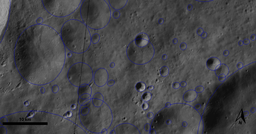
#> input picture png_test.png, 256 x 134 px, shrunk from 964 x 503 before the run, found by its file name
$ jupyter execute --allow-errors CraterDetection.ipynb
#> lines starting #> are read from the running program, lines starting #| are printed output that depends on the picture; after the words box and inside, x2 and y2 are one past the last pixel; in counts of white or black regions, pixels touching at a corner belong together; pictures that were not available may be replaced by others from this repository, and a replacement may not be noted
[cell 1]
import torch
import torch.nn as nn
import torch.optim as optim
import h5py
import numpy as np
import torchvision
from torchvision import models
from PIL import Image
import matplotlib.pyplot as plt

#> (a cell that did not finish here is left out)

[cell 3]
#moonPic = Image.open('C:/User/Dylan Melby/Desktop/LunarLROLrocKaguya_118mperpix (1).png', 'r')
moonPic1 = Image.open("C:/Users/Dylan Melby/Desktop/png_test.png")
#> moonPic1 is the input picture: PIL image 256x134 RGB; mean R, G, B 68.7, 68.7, 71.5
#plt.imshow(moonPic1)
#plt.show()

[cell 4]
plt.imshow(moonPic1)
plt.show()

[cell 5]
moonPic1.resize((256, 256))
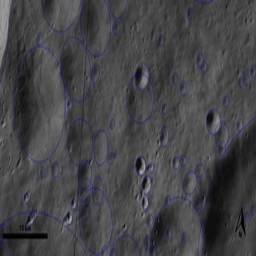
#> Out: PIL image 256x256 RGB; mean R, G, B 68.7, 68.7, 71.5

[cell 6]
import torchvision.transforms as T

#> (the rest of this cell did not finish here and is left out)

#> (a cell that did not finish here is left out)

#> (a cell that did not finish here is left out)

#> (a cell that did not finish here is left out)

#> (a cell that did not finish here is left out)

[cell 11]
# Define the helper function
def decode_segmap(image, nc=21):
  label_colors = np.array([(0, 0, 0),  # 0=background
               # 1=aeroplane, 2=bicycle, 3=bird, 4=boat, 5=bottle
               (128, 0, 0), (0, 128, 0), (128, 128, 0), (0, 0, 128), (128, 0, 128),
               # 6=bus, 7=car, 8=cat, 9=chair, 10=cow
               (0, 128, 128), (128, 128, 128), (64, 0, 0), (192, 0, 0), (64, 128, 0),
               # 11=dining table, 12=dog, 13=horse, 14=motorbike, 15=person
               (192, 128, 0), (64, 0, 128), (192, 0, 128), (64, 128, 128), (192, 128, 128),
               # 16=potted plant, 17=sheep, 18=sofa, 19=train, 20=tv/monitor
               (0, 64, 0), (128, 64, 0), (0, 192, 0), (128, 192, 0), (0, 64, 128)])
  r = np.zeros_like(image).astype(np.uint8)
  g = np.zeros_like(image).astype(np.uint8)
  b = np.zeros_like(image).astype(np.uint8)
  for l in range(0, nc):
    idx = image == l
    r[idx] = label_colors[l, 0]
    g[idx] = label_colors[l, 1]
    b[idx] = label_colors[l, 2]
  rgb = np.stack([r, g, b], axis=2)
  return rgb

#> (a cell that did not finish here is left out)

[cell 13]
def segment(net, path):
  img = Image.open(path)
  plt.imshow(img); plt.axis('off'); plt.show()
  # Comment the Resize and CenterCrop for better inference results
  trf = T.Compose([T.Resize(256),
                   T.CenterCrop(224),
                   T.ToTensor(),
                   T.Normalize(mean = [0.485, 0.456, 0.406],
                               std = [0.229, 0.224, 0.225])])
  inp = trf(img).unsqueeze(0)
  out = net(inp)['out']
  om = torch.argmax(out.squeeze(), dim=0).detach().cpu().numpy()
  rgb = decode_segmap(om)
  plt.imshow(rgb); plt.axis('off'); plt.show()

[cell 14]
Image.MAX_IMAGE_PIXELS = 2831155201
#> (the rest of this cell did not finish here and is left out)

[cell 15]
Image.MAX_IMAGE_PIXELS = 2831155201
#> (the rest of this cell did not finish here and is left out)

#> (a cell that did not finish here is left out)

#> (a cell that did not finish here is left out)

#> (a cell that did not finish here is left out)

[cell 19]
# Outputs rough circles on image

import cv2
import numpy as np

# Load image
img = cv2.imread("C:/Users/Dylan Melby/Desktop/TestData/TestData1.tif", 0)
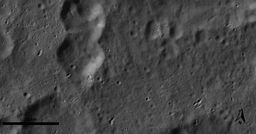
#> input picture test_img.tif, 256 x 134 px, shrunk from 964 x 503 before the run, given in place of TestData1.tif, which was not available
#> img is the input picture: shape (134, 256); min 0, max 173, mean 69.6

# Apply Gaussian blur to reduce noise
img = cv2.GaussianBlur(img, (5, 5), 0)

# Detect circles using HoughCircles function
circles = cv2.HoughCircles(img, cv2.HOUGH_GRADIENT, dp=1, minDist=20,
                           param1=50, param2=30, minRadius=0, maxRadius=0)
#> circles = 36 rows, first 8: [152.5, 76.5, 52.7], [200.5, 74.5, 46.3], [116.5, 133.5, 109.2], [128.5, 83.5, 50.3], [54.5, 60.5, 44.1], [37.5, 74.5, 47.7], [181.5, 81.5, 43.6], [131.5, 40.5, 31.4]

# Draw detected circles
if circles is not None:
    circles = np.round(circles[0, :]).astype("int")
#> circles = 36 rows, first 8: [152, 76, 53], [200, 74, 46], [116, 134, 109], [128, 84, 50], [54, 60, 44], [38, 74, 48], [182, 82, 44], [132, 40, 31]
    for (x, y, r) in circles:
        cv2.circle(img, (x, y), r, (0, 255, 0), 2)
        cv2.imshow("Detected Circles", img)
        cv2.waitKey(0)
#> this loop made 36 passes
#> (x, y, r) on passes 1 to 12: (152, 76, 53), (200, 74, 46), (116, 134, 109), (128, 84, 50), (54, 60, 44), (38, 74, 48), (182, 82, 44), (132, 40, 31), (114, 54, 37), (146, 104, 50), (40, 44, 37), (220, 48, 34)
#> pass 1, `cv2.imshow("Detected Circles", img)`:
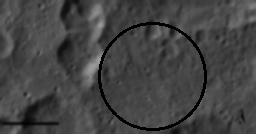
#> window 'Detected Circles': shape (134, 256); min 0, max 156, mean 67.6
#> after the loop:
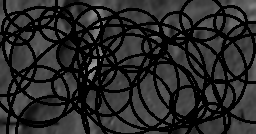
#> img: shape (134, 256); min 0, max 155, mean 40.4
else:
    print("No circles detected.")

[cell 20]
import cv2
import numpy as np

# Load image
img = cv2.imread("C:/Users/Dylan Melby/Desktop/TestData/TestData1.tif", 0)

# Apply Gaussian blur to reduce noise
img = cv2.GaussianBlur(img, (5, 5), 0)

# Apply adaptive thresholding to convert the image to binary
thresh = cv2.adaptiveThreshold(img, 255, cv2.ADAPTIVE_THRESH_GAUSSIAN_C, cv2.THRESH_BINARY, 11, 2)
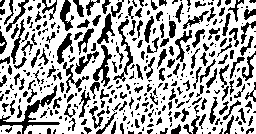
#> thresh: shape (134, 256); 67.3% white; 376 black regions (217 under 20 px), largest, box (x1, y1, x2, y2) and area: (0, 85, 60, 134) 538, (93, 45, 112, 87) 277, (113, 19, 133, 82) 266

# Apply morphological closing to fill in any gaps in the binary image
kernel = np.ones((3,3), np.uint8)
thresh = cv2.morphologyEx(thresh, cv2.MORPH_CLOSE, kernel)
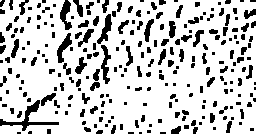
#> thresh: shape (134, 256); 79.7% white; 252 black regions (133 under 20 px)

# Find contours in the binary image
contours, _ = cv2.findContours(thresh, cv2.RETR_TREE, cv2.CHAIN_APPROX_SIMPLE)
#> contours = 223 contours, 79 with area under 20; largest, box (x1, y1, x2, y2) and area: (0, 0, 256, 134) 32270, (100, 44, 112, 85) 238, (96, 13, 113, 45) 224, (56, 32, 73, 64) 221, (143, 18, 155, 43) 136

#print(contours)

# Find circular contours
circles = []
for cnt in contours:
    # [4 lines of commented-out code are left out]
    (x, y), radius = cv2.minEnclosingCircle(cnt)
    circles.append((int(x), int(y), int(radius)))
#> this loop made 223 passes
#> (x, y, radius) on passes 1 to 3: (127.5, 67.5, 143.3), (148.5, 131, 2.69), (251.5, 129, 2.69)
#> after the loop, circles = 223 items, first 6: (127, 67, 143), (148, 131, 2), (251, 129, 2), (214, 128, 2), (87, 129, 4), (186, 126, 3)

# Draw detected circles
if len(circles) > 1:
    for (x, y, r) in circles:
        cv2.circle(img, (x, y), r, (0, 255, 0), 2)
        cv2.imshow("Detected Craters", img)
        cv2.waitKey(0)
#> this loop made 223 passes
#> pass 1, `cv2.imshow("Detected Craters", img)`:
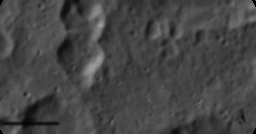
#> window 'Detected Craters': shape (134, 256); min 0, max 156, mean 69.5
#> after the loop:
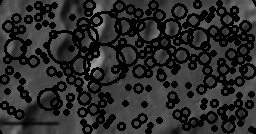
#> img: shape (134, 256); min 0, max 156, mean 42.3
else:
    print("No circular craters detected.")

[cell 21]
testImg = "C:/Users/Dylan Melby/Desktop/TestData/TestData1.tif"

[cell 22]
import numpy as np
import cv2

def canny_edge_detector(input_pixels, h_min, h_max, aperture):
    # Blur it to remove noise
    # Apparently opencv canny automatically does 5x5 gaussian blur
    #blur = cv2.GaussianBlur(input_pixels, (3, 3), 0, 0, cv2.BORDER_REPLICATE)

    edges = cv2.Canny(input_pixels, h_min, h_max, apertureSize = aperture, L2gradient = False)
    mask = edges > 0
    canny = input_pixels * mask.reshape(input_pixels.shape).astype(input_pixels.dtype)
    output = []
    for (x, y), value in np.ndenumerate(canny):
        if value > 0:
            output.append((x, y))

    return np.array(output)

[cell 23]
from math import sqrt, pi, cos, sin
from collections import defaultdict
import numpy as np
import csv

circle_points = {}

# uses midpoint circle algorithm
def _get_circle_points(radius):
    if not radius in circle_points:
        points = []
        if radius == 0:
            points.append((0, 0))
        else:
            x = radius
            y = 0
            error = -radius
            while x > y:
                if abs(x + y) != radius:
                    points.extend([(x, y), (-x, -y), (y, x), (-y, -x)])
                else:
                    points.extend([(x, y), (y, x)])

                if x != 0:
                    points.extend([(-x, y), (y, -x)])
                if y != 0:
                    points.extend([(x, -y), (-y, x)])

                error += y
                y += 1
                error += y
                if error >= 0:
                    error -= x
                    x -= 1
                    error -= x

            # last 4 points are not included in loop
            points.extend([(x, y), (-x, -y)])
            if x != 0:
                points.append((-x, y))
            if y != 0:
                points.append((x, -y))

        circle_points[radius] = points

    return circle_points[radius]

def find_circles(edge_data, rmin, rmax, threshold):

    acc = []
    for r in range(rmin, rmax + 1):
        acc.append(defaultdict(int))

    for x, y in edge_data:
        for r in range(rmin, rmax + 1):
            d = acc[r - rmin]
            for dx, dy in _get_circle_points(r):
                a = x - dx
                b = y - dy
                d[(a, b)] += 1

    circles = []
    for i in range(len(acc)):
        r = i + rmin
        num = len(_get_circle_points(r))
        for k, v in acc[i].items(): #sorted(acc.items(), key=lambda i: -i[1]):
            x, y = k
            if v / num >= threshold: #and all((x - xc) ** 2 + (y - yc) ** 2 > rc ** 2 for xc, yc, rc in circles):
                circles.append((x, y, r))

    return circles

# Returns true if two rectangles(l1, r1)
# and (l2, r2) overlap
def doOverlap(x1, y1, r1, x2, y2, r2):

    # If one rectangle is on left side of other
    if(x1 - r1 >= x2 + r2 or x2 - r2 >= x1 + r1):
        return False

    # If one rectangle is above other
    if(y1 - r1 >= y2 + r2 or y2 - r2 >= y1 + r1):
        return False

    return True

def process_circles(circles):
    uniquecircles = []
    overlappingcircles = []
    for(x, y, r) in circles:
        unique=True
        for(x2,y2,r2) in uniquecircles:
            if doOverlap(x, y, r, x2, y2, r2):
                unique=False
                break

        if(unique):
            uniquecircles.append((x,y,r))
        else:
            overlappingcircles.append((x,y,r))
    return uniquecircles

[cell 24]
image = cv2.imread(testImg, cv2.IMREAD_GRAYSCALE)
edges = canny_edge_detector(image, 100, 200, 3)
#> in canny_edge_detector, `edges = cv2.Canny(input_pixels, h_min, h_max, apertureSize = aperture,..`: edges: shape (134, 256); 6.4% white in thin lines or dots
#> in canny_edge_detector, `mask = edges > 0`: mask: shape (134, 256) bool; 6.4% white in thin lines or dots
#> in canny_edge_detector, `canny = input_pixels * mask.reshape(input_pixels.shape).astype(input_p..`:
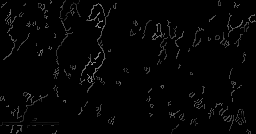
#> canny: shape (134, 256); min 0, max 152, mean 4.4
#> the loop in canny_edge_detector, `for (x, y), value in np.ndenumerate(canny):` made 34304 passes
#> value on passes 1 to 3: 0, 0, 0
#> after the loop in canny_edge_detector, `for (x, y), value in np.ndenumerate(canny):`: output = 2186 pairs, first value 0 to 133, second value 0 to 255
#> edges has the same summary as output in canny_edge_detector

[cell 25]
circles = find_circles(edges, 6, 18, 0.45 )
#> the loop in find_circles, `for x, y in edge_data:` made 2186 passes
#> in find_circles, `circles = []`: circles = []
#> the loop in find_circles, `for i in range(len(acc)):` made 13 passes
#> num on passes 1 to 12: 40, 40, 48, 56, 56, 64, 72, 80, 80, 88, 96, 96
#> after the loop in find_circles, `for i in range(len(acc)):`: circles = [(11, 97, 6), (28, 151, 6), (35, 234, 6), (75, 87, 6), (115, 228, 6), (116, 17, 6), (7, 69, 7), (11, 98, 7), (44, 169, 7)]

[cell 26]
unique = process_circles(circles)
#> the loop in process_circles, `for(x, y, r) in circles:` made 9 passes
#> after the loop in process_circles, `for(x, y, r) in circles:`: overlappingcircles = [(11, 98, 7)]; uniquecircles = [(11, 97, 6), (28, 151, 6), (35, 234, 6), (75, 87, 6), (115, 228, 6), (116, 17, 6), (7, 69, 7), (44, 169, 7)]
#> unique has the same summary as uniquecircles in process_circles

[cell 27]
output_image = cv2.cvtColor(image.copy(), cv2.COLOR_GRAY2RGB)
#for x, y, r in circles:
#    cv2.circle(output_image, (y, x), r, (0, 0, 255))

#cv2.imshow("output", output_image)
for (x, y, r) in unique:
    #cv2.circle(img, (x, y), r, (0, 255, 0), 2)
    cv2.circle(output_image, (y, x), r, (0, 0, 255))
    cv2.imshow("Detected Craters", output_image)
    cv2.waitKey(0)
#> this loop made 8 passes
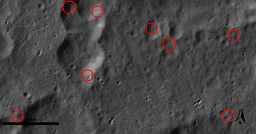
#> output_image: shape (134, 256, 3); 0.77% of pixels changed, all inside (x1, y1, x2, y2) = (11, 0, 241, 123)
#cv2.imshow("Detected Craters", output_image)
